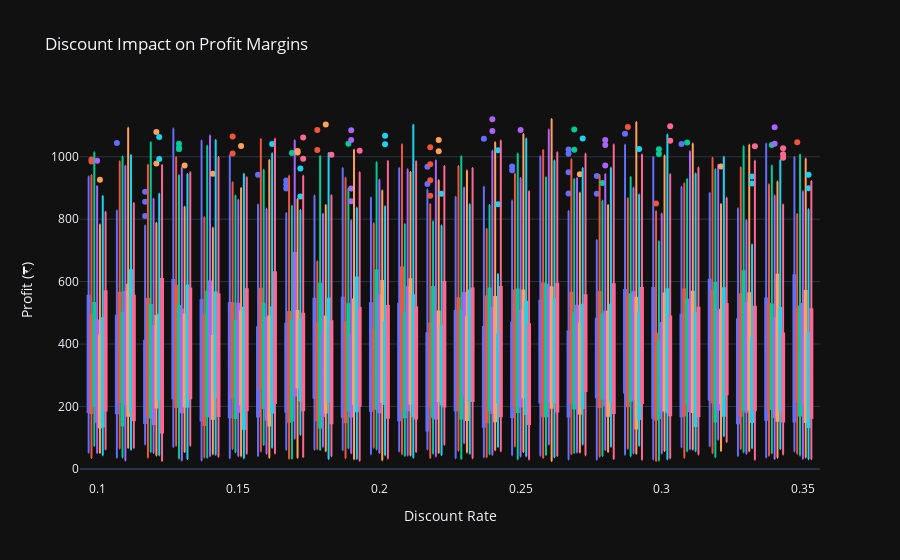

The notebook cell saved with this chart:
### Code cell
fig = px.box(df,
            x='Discount', y='Profit',
            color='Category',
            title='Discount Impact on Profit Margins',
            labels={'Discount':'Discount Rate', 'Profit':'Profit (₹)'})
fig.update_layout(showlegend=False)
fig.show()

### Figure 1 — Plotly figure (JSON) as saved in the notebook; plotly's stock layout.template omitted (floating-point values rounded to 4 significant figures; data arrays with more than 128 entries replaced by an {"elided": "..."} marker saying what was removed)
{"data": [{"alignmentgroup": "True", "hovertemplate": "Category=Oil & Masala<br>Discount Rate=%{x}<br>Profit (₹)=%{y}<extra></extra>", "legendgroup": "Oil & Masala", "marker": {"color": "#636efa"}, "name": "Oil & Masala", "notched": false, "offsetgroup": "Oil & Masala", "orientation": "v", "showlegend": true, "type": "box", "x": {"elided": "1361 float values"}, "x0": " ", "xaxis": "x", "y": {"elided": "1361 float values"}, "y0": " ", "yaxis": "y"}, {"alignmentgroup": "True", "hovertemplate": "Category=Beverages<br>Discount Rate=%{x}<br>Profit (₹)=%{y}<extra></extra>", "legendgroup": "Beverages", "marker": {"color": "#EF553B"}, "name": "Beverages", "notched": false, "offsetgroup": "Beverages", "orientation": "v", "showlegend": true, "type": "box", "x": {"elided": "1400 float values"}, "x0": " ", "xaxis": "x", "y": {"elided": "1400 float values"}, "y0": " ", "yaxis": "y"}, {"alignmentgroup": "True", "hovertemplate": "Category=Food Grains<br>Discount Rate=%{x}<br>Profit (₹)=%{y}<extra></extra>", "legendgroup": "Food Grains", "marker": {"color": "#00cc96"}, "name": "Food Grains", "notched": false, "offsetgroup": "Food Grains", "orientation": "v", "showlegend": true, "type": "box", "x": {"elided": "1398 float values"}, "x0": " ", "xaxis": "x", "y": {"elided": "1398 float values"}, "y0": " ", "yaxis": "y"}, {"alignmentgroup": "True", "hovertemplate": "Category=Fruits & Veggies<br>Discount Rate=%{x}<br>Profit (₹)=%{y}<extra></extra>", "legendgroup": "Fruits & Veggies", "marker": {"color": "#ab63fa"}, "name": "Fruits & Veggies", "notched": false, "offsetgroup": "Fruits & Veggies", "orientation": "v", "showlegend": true, "type": "box", "x": {"elided": "1418 float values"}, "x0": " ", "xaxis": "x", "y": {"elided": "1418 float values"}, "y0": " ", "yaxis": "y"}, {"alignmentgroup": "True", "hovertemplate": "Category=Bakery<br>Discount Rate=%{x}<br>Profit (₹)=%{y}<extra></extra>", "legendgroup": "Bakery", "marker": {"color": "#FFA15A"}, "name": "Bakery", "notched": false, "offsetgroup": "Bakery", "orientation": "v", "showlegend": true, "type": "box", "x": {"elided": "1413 float values"}, "x0": " ", "xaxis": "x", "y": {"elided": "1413 float values"}, "y0": " ", "yaxis": "y"}, {"alignmentgroup": "True", "hovertemplate": "Category=Snacks<br>Discount Rate=%{x}<br>Profit (₹)=%{y}<extra></extra>", "legendgroup": "Snacks", "marker": {"color": "#19d3f3"}, "name": "Snacks", "notched": false, "offsetgroup": "Snacks", "orientation": "v", "showlegend": true, "type": "box", "x": {"elided": "1514 float values"}, "x0": " ", "xaxis": "x", "y": {"elided": "1514 float values"}, "y0": " ", "yaxis": "y"}, {"alignmentgroup": "True", "hovertemplate": "Category=Eggs, Meat & Fish<br>Discount Rate=%{x}<br>Profit (₹)=%{y}<extra></extra>", "legendgroup": "Eggs, Meat & Fish", "marker": {"color": "#FF6692"}, "name": "Eggs, Meat & Fish", "notched": false, "offsetgroup": "Eggs, Meat & Fish", "orientation": "v", "showlegend": true, "type": "box", "x": {"elided": "1490 float values"}, "x0": " ", "xaxis": "x", "y": {"elided": "1490 float values"}, "y0": " ", "yaxis": "y"}], "layout": {"boxmode": "group", "legend": {"title": {"text": "Category"}, "tracegroupgap": 0}, "showlegend": false, "title": {"text": "Discount Impact on Profit Margins"}, "xaxis": {"anchor": "y", "domain": [0, 1], "title": {"text": "Discount Rate"}}, "yaxis": {"anchor": "x", "domain": [0, 1], "title": {"text": "Profit (₹)"}}}}
